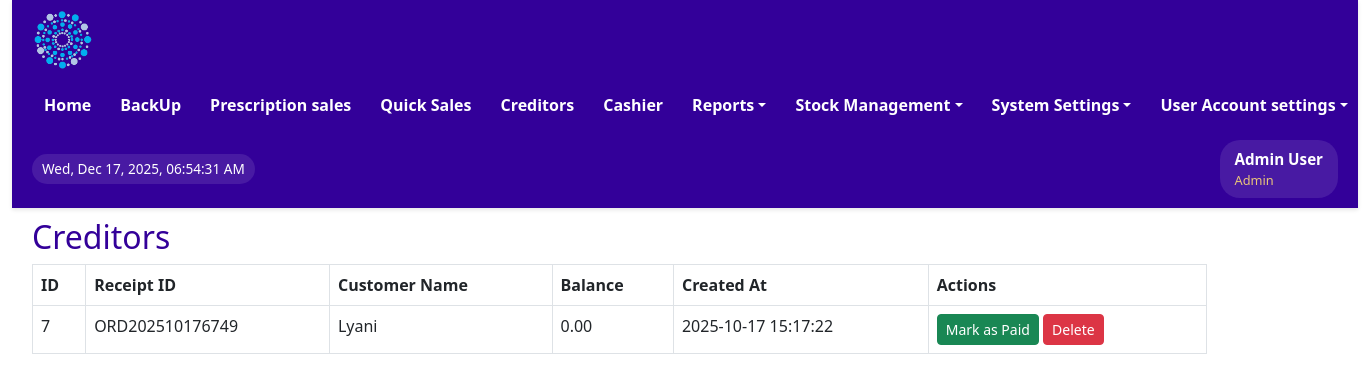
Before: /sales/view_credit_balance.php (signed in) with the older database file.
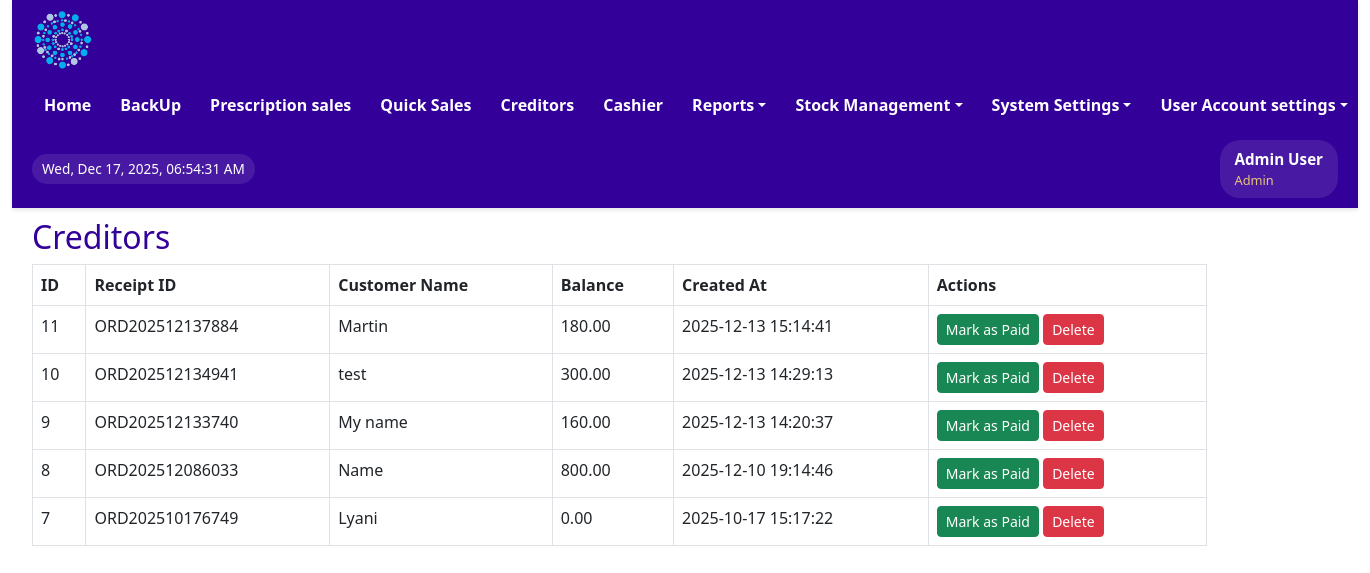
After: the same page with the newer database file.
### tables this page shows
CREATE TABLE IF NOT EXISTS `credit_balances` (
  `id` int NOT NULL AUTO_INCREMENT,
  `receipt_id` varchar(20) DEFAULT NULL,
  `customer_name` varchar(255) DEFAULT NULL,
  `customer_phone` varchar(50) DEFAULT NULL,
  `balance_amount` decimal(10,2) DEFAULT NULL,
  `transDate` datetime DEFAULT CURRENT_TIMESTAMP,
  `total_amount` double DEFAULT NULL,
  `tendered_amount` double DEFAULT NULL,
  `status` varchar(50) DEFAULT NULL,
  `created_by` varchar(50) DEFAULT NULL,
  PRIMARY KEY (`id`)
);

### sales/view_credit_balance.php (the view, shortened to what this page needs)
<?php
include '../includes/header.php';
$result = $conn->query("SELECT * FROM credit_balances
                        /*where payment_status = 'paid'*/
                        ORDER BY transDate DESC");
?>
<!DOCTYPE html>
<html lang="en">
<head>
    <link rel="stylesheet" href="https://cdn.jsdelivr.net/npm/bootstrap@5.3.0/dist/css/bootstrap.min.css">
</head>
<body>
<div class="main-content" style="min-width: 90%; margin-top: 10px;";>
    <h2>Creditors</h2>
    <table class="table table-bordered" style="width: 90%";>
        <thead>
            <tr>
                <th>ID</th>
                <th>Receipt ID</th>
                <th>Customer Name</th>
                <th>Balance</th>
                <th>Created At</th>
                <th>Actions</th>
            </tr>
        </thead>
        <tbody>
            <?php while ($row = $result->fetch_assoc()): ?>
                <tr>
                    <td><?= $row['id'] ?></td>
                    <td><?= $row['receipt_id'] ?></td>
                    <td><?= $row['customer_name'] ?></td>
                    <td><?= $row['balance_amount'] ?></td>
                    <td><?= $row['transDate'] ?></td>
                    <td>
                        <button class="btn btn-sm btn-success mark-paid-btn" data-receipt-id="<?= $row['receipt_id'] ?>">Mark as Paid</button>
                        <button class="btn btn-sm btn-danger delete-btn" data-receipt-id="<?= $row['receipt_id'] ?>">Delete</button>
                    </td>
                </tr>
            <?php endwhile; ?>
        </tbody>
    </table>
</div>
</body>
</html>

Changed rows visible on the page:
added credit_balances: id "11", receipt "ORD202512137884", customer_name "Martin", balance_amount "180.00", transDate "2025-12-13 15:14:41"
added credit_balances: id "10", receipt "ORD202512134941", customer_name "test", balance_amount "300.00", transDate "2025-12-13 14:29:13"
added credit_balances: id "9", receipt "ORD202512133740", customer_name "My name", balance_amount "160.00", transDate "2025-12-13 14:20:37"
added credit_balances: id "8", receipt "ORD202512086033", customer_name "Name", balance_amount "800.00", transDate "2025-12-10 19:14:46"
